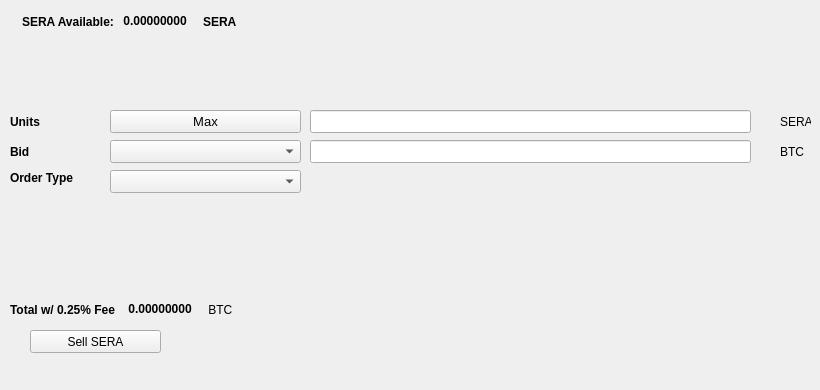
   <widget class="QWidget" name="SellTab">
    <attribute name="title">
     <string>Sell</string>
    </attribute>
    <widget class="QLabel" name="label_16">
     <property name="geometry">
      <rect>
       <x>780</x>
       <y>140</y>
       <width>31</width>
       <height>23</height>
      </rect>
     </property>
     <property name="text">
      <string>BTC</string>
     </property>
    </widget>
    <widget class="QComboBox" name="SellBidcomboBox">
     <property name="geometry">
      <rect>
       <x>110</x>
       <y>140</y>
       <width>191</width>
       <height>23</height>
      </rect>
     </property>
     <property name="font">
      <font>
       <pointsize>10</pointsize>
      </font>
     </property>
    </widget>
    <widget class="QLabel" name="label_18">
     <property name="geometry">
      <rect>
       <x>10</x>
       <y>110</y>
       <width>46</width>
       <height>23</height>
      </rect>
     </property>
     <property name="font">
      <font>
       <weight>75</weight>
       <bold>true</bold>
      </font>
     </property>
     <property name="text">
      <string>Units</string>
     </property>
    </widget>
    <widget class="QPushButton" name="Sell_Max_Amount">
     <property name="geometry">
      <rect>
       <x>110</x>
       <y>110</y>
       <width>191</width>
       <height>23</height>
      </rect>
     </property>
     <property name="font">
      <font>
       <pointsize>10</pointsize>
      </font>
     </property>
     <property name="text">
      <string>Max</string>
     </property>
    </widget>
    <widget class="QLabel" name="label_20">
     <property name="geometry">
      <rect>
       <x>10</x>
       <y>170</y>
       <width>91</width>
       <height>16</height>
      </rect>
     </property>
     <property name="font">
      <font>
       <weight>75</weight>
       <bold>true</bold>
      </font>
     </property>
     <property name="text">
      <string>Order Type</string>
     </property>
    </widget>
    <widget class="QComboBox" name="SellOrdertypeCombo">
     <property name="geometry">
      <rect>
       <x>110</x>
       <y>170</y>
       <width>191</width>
       <height>23</height>
      </rect>
     </property>
     <property name="font">
      <font>
       <pointsize>10</pointsize>
      </font>
     </property>
    </widget>
    <widget class="QLabel" name="label_21">
     <property name="geometry">
      <rect>
       <x>10</x>
       <y>140</y>
       <width>46</width>
       <height>23</height>
      </rect>
     </property>
     <property name="font">
      <font>
       <weight>75</weight>
       <bold>true</bold>
      </font>
     </property>
     <property name="text">
      <string>Bid</string>
     </property>
    </widget>
    <widget class="QLabel" name="label_22">
     <property name="geometry">
      <rect>
       <x>780</x>
       <y>110</y>
       <width>31</width>
       <height>23</height>
      </rect>
     </property>
     <property name="text">
      <string>SERA</string>
     </property>
    </widget>
    <widget class="QLineEdit" name="UnitsInputENZ">
     <property name="geometry">
      <rect>
       <x>310</x>
       <y>110</y>
       <width>441</width>
       <height>23</height>
      </rect>
     </property>
     <property name="font">
      <font>
       <pointsize>9</pointsize>
       <weight>75</weight>
       <bold>true</bold>
      </font>
     </property>
    </widget>
    <widget class="QLineEdit" name="SellBidPriceEdit">
     <property name="geometry">
      <rect>
       <x>310</x>
       <y>140</y>
       <width>441</width>
       <height>23</height>
      </rect>
     </property>
     <property name="font">
      <font>
       <pointsize>9</pointsize>
       <weight>75</weight>
       <bold>true</bold>
      </font>
     </property>
    </widget>
    <widget class="QPushButton" name="SellENZBTN">
     <property name="geometry">
      <rect>
       <x>30</x>
       <y>330</y>
       <width>131</width>
       <height>23</height>
      </rect>
     </property>
     <property name="text">
      <string>Sell SERA</string>
     </property>
     <property name="icon">
      <iconset resource="../seraph">
       <normaloff>:/icons/bitcoin</normaloff>:/icons/bitcoin</iconset>
     </property>
    </widget>
    <widget class="QWidget" name="layoutWidget3">
     <property name="geometry">
      <rect>
       <x>22</x>
       <y>12</y>
       <width>258</width>
       <height>19</height>
      </rect>
     </property>
     <layout class="QHBoxLayout" name="horizontalLayout">
      <item>
       <widget class="QLabel" name="label232_2">
        <property name="font">
         <font>
          <weight>75</weight>
          <bold>true</bold>
         </font>
        </property>
        <property name="text">
         <string>SERA Available:</string>
        </property>
       </widget>
      </item>
      <item>
       <widget class="QLabel" name="ENZAvailableLabel">
        <property name="palette">
         <palette>
          <active>
           <colorrole role="WindowText">
            <brush brushstyle="SolidPattern">
             <color alpha="255">
              <red>0</red>
              <green>0</green>
              <blue>0</blue>
             </color>
            </brush>
           </colorrole>
           <colorrole role="Button">
            <brush brushstyle="SolidPattern">
             <color alpha="255">
              <red>0</red>
              <green>170</green>
              <blue>0</blue>
             </color>
            </brush>
           </colorrole>
           <colorrole role="Light">
            <brush brushstyle="SolidPattern">
             <color alpha="255">
              <red>0</red>
              <green>255</green>
              <blue>0</blue>
             </color>
            </brush>
           </colorrole>
           <colorrole role="Midlight">
            <brush brushstyle="SolidPattern">
             <color alpha="255">
              <red>0</red>
              <green>212</green>
              <blue>0</blue>
             </color>
            </brush>
           </colorrole>
           <colorrole role="Dark">
            <brush brushstyle="SolidPattern">
             <color alpha="255">
              <red>0</red>
              <green>85</green>
              <blue>0</blue>
             </color>
            </brush>
           </colorrole>
           <colorrole role="Mid">
            <brush brushstyle="SolidPattern">
             <color alpha="255">
              <red>0</red>
              <green>113</green>
              <blue>0</blue>
             </color>
            </brush>
           </colorrole>
           <colorrole role="Text">
            <brush brushstyle="SolidPattern">
             <color alpha="255">
              <red>0</red>
              <green>170</green>
              <blue>0</blue>
             </color>
            </brush>
           </colorrole>
           <colorrole role="BrightText">
            <brush brushstyle="SolidPattern">
             <color alpha="255">
              <red>255</red>
              <green>255</green>
              <blue>255</blue>
             </color>
            </brush>
           </colorrole>
           <colorrole role="ButtonText">
            <brush brushstyle="SolidPattern">
             <color alpha="255">
              <red>0</red>
              <green>0</green>
              <blue>0</blue>
             </color>
            </brush>
           </colorrole>
           <colorrole role="Base">
            <brush brushstyle="SolidPattern">
             <color alpha="255">
              <red>255</red>
              <green>255</green>
              <blue>255</blue>
             </color>
            </brush>
           </colorrole>
           <colorrole role="Window">
            <brush brushstyle="SolidPattern">
             <color alpha="255">
              <red>0</red>
              <green>170</green>
              <blue>0</blue>
             </color>
            </brush>
           </colorrole>
           <colorrole role="Shadow">
            <brush brushstyle="SolidPattern">
             <color alpha="255">
              <red>0</red>
              <green>0</green>
              <blue>0</blue>
             </color>
            </brush>
           </colorrole>
           <colorrole role="AlternateBase">
            <brush brushstyle="SolidPattern">
             <color alpha="255">
              <red>127</red>
              <green>212</green>
              <blue>127</blue>
             </color>
            </brush>
           </colorrole>
           <colorrole role="ToolTipBase">
            <brush brushstyle="SolidPattern">
             <color alpha="255">
              <red>255</red>
              <green>255</green>
              <blue>220</blue>
             </color>
            </brush>
           </colorrole>
           <colorrole role="ToolTipText">
            <brush brushstyle="SolidPattern">
             <color alpha="255">
              <red>0</red>
              <green>0</green>
              <blue>0</blue>
             </color>
            </brush>
           </colorrole>
          </active>
          <inactive>
           <colorrole role="WindowText">
            <brush brushstyle="SolidPattern">
             <color alpha="255">
              <red>0</red>
              <green>0</green>
              <blue>0</blue>
             </color>
            </brush>
           </colorrole>
           <colorrole role="Button">
            <brush brushstyle="SolidPattern">
             <color alpha="255">
              <red>0</red>
              <green>170</green>
              <blue>0</blue>
             </color>
            </brush>
           </colorrole>
           <colorrole role="Light">
            <brush brushstyle="SolidPattern">
             <color alpha="255">
              <red>0</red>
              <green>255</green>
              <blue>0</blue>
             </color>
            </brush>
           </colorrole>
           <colorrole role="Midlight">
            <brush brushstyle="SolidPattern">
             <color alpha="255">
              <red>0</red>
              <green>212</green>
              <blue>0</blue>
             </color>
            </brush>
           </colorrole>
           <colorrole role="Dark">
            <brush brushstyle="SolidPattern">
             <color alpha="255">
              <red>0</red>
              <green>85</green>
              <blue>0</blue>
             </color>
            </brush>
           </colorrole>
           <colorrole role="Mid">
            <brush brushstyle="SolidPattern">
             <color alpha="255">
              <red>0</red>
              <green>113</green>
              <blue>0</blue>
             </color>
            </brush>
           </colorrole>
           <colorrole role="Text">
            <brush brushstyle="SolidPattern">
             <color alpha="255">
              <red>0</red>
              <green>170</green>
              <blue>0</blue>
             </color>
            </brush>
           </colorrole>
           <colorrole role="BrightText">
            <brush brushstyle="SolidPattern">
             <color alpha="255">
              <red>255</red>
              <green>255</green>
              <blue>255</blue>
             </color>
            </brush>
           </colorrole>
           <colorrole role="ButtonText">
            <brush brushstyle="SolidPattern">
             <color alpha="255">
              <red>0</red>
              <green>0</green>
              <blue>0</blue>
             </color>
            </brush>
           </colorrole>
           <colorrole role="Base">
            <brush brushstyle="SolidPattern">
             <color alpha="255">
              <red>255</red>
              <green>255</green>
              <blue>255</blue>
             </color>
            </brush>
           </colorrole>
           <colorrole role="Window">
            <brush brushstyle="SolidPattern">
             <color alpha="255">
              <red>0</red>
              <green>170</green>
              <blue>0</blue>
             </color>
            </brush>
           </colorrole>
           <colorrole role="Shadow">
            <brush brushstyle="SolidPattern">
             <color alpha="255">
              <red>0</red>
              <green>0</green>
              <blue>0</blue>
             </color>
            </brush>
           </colorrole>
           <colorrole role="AlternateBase">
            <brush brushstyle="SolidPattern">
             <color alpha="255">
              <red>127</red>
              <green>212</green>
              <blue>127</blue>
             </color>
            </brush>
           </colorrole>
           <colorrole role="ToolTipBase">
            <brush brushstyle="SolidPattern">
             <color alpha="255">
              <red>255</red>
              <green>255</green>
              <blue>220</blue>
             </color>
            </brush>
           </colorrole>
           <colorrole role="ToolTipText">
            <brush brushstyle="SolidPattern">
             <color alpha="255">
              <red>0</red>
              <green>0</green>
              <blue>0</blue>
             </color>
            </brush>
           </colorrole>
          </inactive>
          <disabled>
           <colorrole role="WindowText">
            <brush brushstyle="SolidPattern">
             <color alpha="255">
              <red>0</red>
              <green>85</green>
              <blue>0</blue>
             </color>
            </brush>
           </colorrole>
           <colorrole role="Button">
            <brush brushstyle="SolidPattern">
             <color alpha="255">
              <red>0</red>
              <green>170</green>
              <blue>0</blue>
             </color>
            </brush>
           </colorrole>
           <colorrole role="Light">
            <brush brushstyle="SolidPattern">
             <color alpha="255">
              <red>0</red>
              <green>255</green>
              <blue>0</blue>
             </color>
            </brush>
           </colorrole>
           <colorrole role="Midlight">
            <brush brushstyle="SolidPattern">
             <color alpha="255">
              <red>0</red>
              <green>212</green>
              <blue>0</blue>
             </color>
            </brush>
           </colorrole>
           <colorrole role="Dark">
            <brush brushstyle="SolidPattern">
             <color alpha="255">
              <red>0</red>
              <green>85</green>
              <blue>0</blue>
             </color>
            </brush>
           </colorrole>
           <colorrole role="Mid">
            <brush brushstyle="SolidPattern">
             <color alpha="255">
              <red>0</red>
              <green>113</green>
              <blue>0</blue>
             </color>
            </brush>
           </colorrole>
           <colorrole role="Text">
            <brush brushstyle="SolidPattern">
             <color alpha="255">
              <red>0</red>
              <green>85</green>
              <blue>0</blue>
             </color>
            </brush>
           </colorrole>
           <colorrole role="BrightText">
            <brush brushstyle="SolidPattern">
             <color alpha="255">
              <red>255</red>
              <green>255</green>
              <blue>255</blue>
             </color>
            </brush>
           </colorrole>
           <colorrole role="ButtonText">
            <brush brushstyle="SolidPattern">
             <color alpha="255">
              <red>0</red>
              <green>85</green>
              <blue>0</blue>
             </color>
            </brush>
           </colorrole>
           <colorrole role="Base">
            <brush brushstyle="SolidPattern">
             <color alpha="255">
              <red>0</red>
              <green>170</green>
              <blue>0</blue>
             </color>
            </brush>
           </colorrole>
           <colorrole role="Window">
            <brush brushstyle="SolidPattern">
             <color alpha="255">
              <red>0</red>
              <green>170</green>
              <blue>0</blue>
             </color>
            </brush>
           </colorrole>
           <colorrole role="Shadow">
            <brush brushstyle="SolidPattern">
             <color alpha="255">
              <red>0</red>
              <green>0</green>
              <blue>0</blue>
             </color>
            </brush>
           </colorrole>
           <colorrole role="AlternateBase">
            <brush brushstyle="SolidPattern">
             <color alpha="255">
              <red>0</red>
              <green>170</green>
              <blue>0</blue>
             </color>
            </brush>
           </colorrole>
           <colorrole role="ToolTipBase">
            <brush brushstyle="SolidPattern">
             <color alpha="255">
              <red>255</red>
              <green>255</green>
              <blue>220</blue>
             </color>
            </brush>
           </colorrole>
           <colorrole role="ToolTipText">
            <brush brushstyle="SolidPattern">
             <color alpha="255">
              <red>0</red>
              <green>0</green>
              <blue>0</blue>
             </color>
            </brush>
           </colorrole>
          </disabled>
         </palette>
        </property>
        <property name="font">
         <font>
          <weight>75</weight>
          <bold>true</bold>
         </font>
        </property>
        <property name="text">
         <string> 0.00000000 </string>
        </property>
        <property name="textInteractionFlags">
         <set>Qt::LinksAccessibleByMouse|Qt::TextSelectableByKeyboard|Qt::TextSelectableByMouse</set>
        </property>
       </widget>
      </item>
      <item>
       <widget class="QLabel" name="labelENZ">
        <property name="font">
         <font>
          <weight>75</weight>
          <bold>true</bold>
         </font>
        </property>
        <property name="text">
         <string>SERA</string>
        </property>
       </widget>
      </item>
     </layout>
    </widget>
    <widget class="QWidget" name="layoutWidget">
     <property name="geometry">
      <rect>
       <x>10</x>
       <y>300</y>
       <width>268</width>
       <height>19</height>
      </rect>
     </property>
     <layout class="QHBoxLayout" name="horizontalLayout_2">
      <item>
       <widget class="QLabel" name="label_19">
        <property name="font">
         <font>
          <weight>75</weight>
          <bold>true</bold>
         </font>
        </property>
        <property name="text">
         <string>Total w/ 0.25% Fee </string>
        </property>
       </widget>
      </item>
      <item>
       <widget class="QLabel" name="SellCostLabel">
        <property name="palette">
         <palette>
          <active>
           <colorrole role="WindowText">
            <brush brushstyle="SolidPattern">
             <color alpha="255">
              <red>0</red>
              <green>0</green>
              <blue>0</blue>
             </color>
            </brush>
           </colorrole>
           <colorrole role="Button">
            <brush brushstyle="SolidPattern">
             <color alpha="255">
              <red>0</red>
              <green>170</green>
              <blue>0</blue>
             </color>
            </brush>
           </colorrole>
           <colorrole role="Light">
            <brush brushstyle="SolidPattern">
             <color alpha="255">
              <red>0</red>
              <green>255</green>
              <blue>0</blue>
             </color>
            </brush>
           </colorrole>
           <colorrole role="Midlight">
            <brush brushstyle="SolidPattern">
             <color alpha="255">
              <red>0</red>
              <green>212</green>
              <blue>0</blue>
             </color>
            </brush>
           </colorrole>
           <colorrole role="Dark">
            <brush brushstyle="SolidPattern">
             <color alpha="255">
              <red>0</red>
              <green>85</green>
              <blue>0</blue>
             </color>
            </brush>
           </colorrole>
           <colorrole role="Mid">
            <brush brushstyle="SolidPattern">
             <color alpha="255">
              <red>0</red>
              <green>113</green>
              <blue>0</blue>
             </color>
            </brush>
           </colorrole>
           <colorrole role="Text">
            <brush brushstyle="SolidPattern">
             <color alpha="255">
              <red>0</red>
              <green>170</green>
              <blue>0</blue>
             </color>
            </brush>
           </colorrole>
           <colorrole role="BrightText">
            <brush brushstyle="SolidPattern">
             <color alpha="255">
              <red>255</red>
              <green>255</green>
              <blue>255</blue>
             </color>
            </brush>
           </colorrole>
           <colorrole role="ButtonText">
            <brush brushstyle="SolidPattern">
             <color alpha="255">
              <red>0</red>
              <green>0</green>
              <blue>0</blue>
             </color>
            </brush>
           </colorrole>
           <colorrole role="Base">
            <brush brushstyle="SolidPattern">
             <color alpha="255">
              <red>255</red>
              <green>255</green>
              <blue>255</blue>
             </color>
            </brush>
           </colorrole>
           <colorrole role="Window">
            <brush brushstyle="SolidPattern">
             <color alpha="255">
              <red>0</red>
              <green>170</green>
              <blue>0</blue>
             </color>
            </brush>
           </colorrole>
           <colorrole role="Shadow">
            <brush brushstyle="SolidPattern">
             <color alpha="255">
              <red>0</red>
              <green>0</green>
              <blue>0</blue>
             </color>
            </brush>
           </colorrole>
           <colorrole role="AlternateBase">
            <brush brushstyle="SolidPattern">
             <color alpha="255">
              <red>127</red>
              <green>212</green>
              <blue>127</blue>
             </color>
            </brush>
           </colorrole>
           <colorrole role="ToolTipBase">
            <brush brushstyle="SolidPattern">
             <color alpha="255">
              <red>255</red>
              <green>255</green>
              <blue>220</blue>
             </color>
            </brush>
           </colorrole>
           <colorrole role="ToolTipText">
            <brush brushstyle="SolidPattern">
             <color alpha="255">
              <red>0</red>
              <green>0</green>
              <blue>0</blue>
             </color>
            </brush>
           </colorrole>
          </active>
          <inactive>
           <colorrole role="WindowText">
            <brush brushstyle="SolidPattern">
             <color alpha="255">
              <red>0</red>
              <green>0</green>
              <blue>0</blue>
             </color>
            </brush>
           </colorrole>
           <colorrole role="Button">
            <brush brushstyle="SolidPattern">
             <color alpha="255">
              <red>0</red>
              <green>170</green>
              <blue>0</blue>
             </color>
            </brush>
           </colorrole>
           <colorrole role="Light">
            <brush brushstyle="SolidPattern">
             <color alpha="255">
              <red>0</red>
              <green>255</green>
              <blue>0</blue>
             </color>
            </brush>
           </colorrole>
           <colorrole role="Midlight">
            <brush brushstyle="SolidPattern">
             <color alpha="255">
              <red>0</red>
              <green>212</green>
              <blue>0</blue>
             </color>
            </brush>
           </colorrole>
           <colorrole role="Dark">
            <brush brushstyle="SolidPattern">
             <color alpha="255">
              <red>0</red>
              <green>85</green>
              <blue>0</blue>
             </color>
            </brush>
           </colorrole>
           <colorrole role="Mid">
            <brush brushstyle="SolidPattern">
             <color alpha="255">
              <red>0</red>
              <green>113</green>
              <blue>0</blue>
             </color>
            </brush>
           </colorrole>
           <colorrole role="Text">
            <brush brushstyle="SolidPattern">
             <color alpha="255">
              <red>0</red>
              <green>170</green>
              <blue>0</blue>
             </color>
            </brush>
           </colorrole>
           <colorrole role="BrightText">
            <brush brushstyle="SolidPattern">
             <color alpha="255">
              <red>255</red>
              <green>255</green>
              <blue>255</blue>
             </color>
            </brush>
           </colorrole>
           <colorrole role="ButtonText">
            <brush brushstyle="SolidPattern">
             <color alpha="255">
              <red>0</red>
              <green>0</green>
              <blue>0</blue>
             </color>
            </brush>
           </colorrole>
           <colorrole role="Base">
            <brush brushstyle="SolidPattern">
             <color alpha="255">
              <red>255</red>
              <green>255</green>
              <blue>255</blue>
             </color>
            </brush>
           </colorrole>
           <colorrole role="Window">
            <brush brushstyle="SolidPattern">
             <color alpha="255">
              <red>0</red>
              <green>170</green>
              <blue>0</blue>
             </color>
            </brush>
           </colorrole>
           <colorrole role="Shadow">
            <brush brushstyle="SolidPattern">
             <color alpha="255">
              <red>0</red>
              <green>0</green>
              <blue>0</blue>
             </color>
            </brush>
           </colorrole>
           <colorrole role="AlternateBase">
            <brush brushstyle="SolidPattern">
             <color alpha="255">
              <red>127</red>
              <green>212</green>
              <blue>127</blue>
             </color>
            </brush>
           </colorrole>
           <colorrole role="ToolTipBase">
            <brush brushstyle="SolidPattern">
             <color alpha="255">
              <red>255</red>
              <green>255</green>
              <blue>220</blue>
             </color>
            </brush>
           </colorrole>
           <colorrole role="ToolTipText">
            <brush brushstyle="SolidPattern">
             <color alpha="255">
              <red>0</red>
              <green>0</green>
              <blue>0</blue>
             </color>
            </brush>
           </colorrole>
          </inactive>
          <disabled>
           <colorrole role="WindowText">
            <brush brushstyle="SolidPattern">
             <color alpha="255">
              <red>0</red>
              <green>85</green>
              <blue>0</blue>
             </color>
            </brush>
           </colorrole>
           <colorrole role="Button">
            <brush brushstyle="SolidPattern">
             <color alpha="255">
              <red>0</red>
              <green>170</green>
              <blue>0</blue>
             </color>
            </brush>
           </colorrole>
           <colorrole role="Light">
            <brush brushstyle="SolidPattern">
             <color alpha="255">
              <red>0</red>
              <green>255</green>
              <blue>0</blue>
             </color>
            </brush>
           </colorrole>
           <colorrole role="Midlight">
            <brush brushstyle="SolidPattern">
             <color alpha="255">
              <red>0</red>
              <green>212</green>
              <blue>0</blue>
             </color>
            </brush>
           </colorrole>
           <colorrole role="Dark">
            <brush brushstyle="SolidPattern">
             <color alpha="255">
              <red>0</red>
              <green>85</green>
              <blue>0</blue>
             </color>
            </brush>
           </colorrole>
           <colorrole role="Mid">
            <brush brushstyle="SolidPattern">
             <color alpha="255">
              <red>0</red>
              <green>113</green>
              <blue>0</blue>
             </color>
            </brush>
           </colorrole>
           <colorrole role="Text">
            <brush brushstyle="SolidPattern">
             <color alpha="255">
              <red>0</red>
              <green>85</green>
              <blue>0</blue>
             </color>
            </brush>
           </colorrole>
           <colorrole role="BrightText">
            <brush brushstyle="SolidPattern">
             <color alpha="255">
              <red>255</red>
              <green>255</green>
              <blue>255</blue>
             </color>
            </brush>
           </colorrole>
           <colorrole role="ButtonText">
            <brush brushstyle="SolidPattern">
             <color alpha="255">
              <red>0</red>
              <green>85</green>
              <blue>0</blue>
             </color>
            </brush>
           </colorrole>
           <colorrole role="Base">
            <brush brushstyle="SolidPattern">
             <color alpha="255">
              <red>0</red>
              <green>170</green>
              <blue>0</blue>
             </color>
            </brush>
           </colorrole>
           <colorrole role="Window">
            <brush brushstyle="SolidPattern">
             <color alpha="255">
              <red>0</red>
              <green>170</green>
              <blue>0</blue>
             </color>
            </brush>
           </colorrole>
           <colorrole role="Shadow">
            <brush brushstyle="SolidPattern">
             <color alpha="255">
              <red>0</red>
              <green>0</green>
              <blue>0</blue>
             </color>
            </brush>
           </colorrole>
           <colorrole role="AlternateBase">
            <brush brushstyle="SolidPattern">
             <color alpha="255">
              <red>0</red>
              <green>170</green>
              <blue>0</blue>
             </color>
            </brush>
           </colorrole>
           <colorrole role="ToolTipBase">
            <brush brushstyle="SolidPattern">
             <color alpha="255">
              <red>255</red>
              <green>255</green>
              <blue>220</blue>
             </color>
            </brush>
           </colorrole>
           <colorrole role="ToolTipText">
            <brush brushstyle="SolidPattern">
             <color alpha="255">
              <red>0</red>
              <green>0</green>
              <blue>0</blue>
             </color>
            </brush>
           </colorrole>
          </disabled>
         </palette>
        </property>
        <property name="font">
         <font>
          <weight>75</weight>
          <bold>true</bold>
         </font>
        </property>
        <property name="autoFillBackground">
         <bool>false</bool>
        </property>
        <property name="text">
         <string> 0.00000000</string>
        </property>
        <property name="textInteractionFlags">
         <set>Qt::LinksAccessibleByMouse|Qt::TextSelectableByMouse</set>
        </property>
       </widget>
      </item>
      <item>
       <widget class="QLabel" name="label_17">
        <property name="font">
         <font>
          <weight>50</weight>
          <bold>false</bold>
         </font>
        </property>
        <property name="text">
         <string> BTC</string>
        </property>
       </widget>
      </item>
     </layout>
    </widget>
    <widget class="QLabel" name="label_23">
     <property name="geometry">
      <rect>
       <x>460</x>
       <y>300</y>
       <width>281</width>
       <height>81</height>
      </rect>
     </property>
     <property name="text">
      <string/>
     </property>
     <property name="pixmap">
      <pixmap>:/images/bittrex</pixmap>
     </property>
    </widget>
   </widget>
